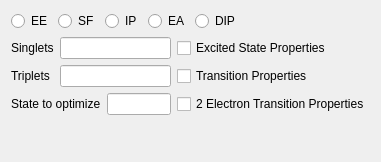
              <widget class="QWidget" name="pageEOM">
               <property name="geometry">
                <rect>
                 <x>0</x>
                 <y>0</y>
                 <width>381</width>
                 <height>162</height>
                </rect>
               </property>
               <attribute name="label">
                <string>EOM</string>
               </attribute>
               <layout class="QVBoxLayout" name="verticalLayout_6">
                <item>
                 <layout class="QHBoxLayout" name="horizontalLayout_6">
                  <item>
                   <widget class="QRadioButton" name="qui_eom_ee">
                    <property name="text">
                     <string>EE</string>
                    </property>
                   </widget>
                  </item>
                  <item>
                   <widget class="QRadioButton" name="qui_eom_sf">
                    <property name="text">
                     <string>SF</string>
                    </property>
                   </widget>
                  </item>
                  <item>
                   <widget class="QRadioButton" name="qui_eom_ip">
                    <property name="text">
                     <string>IP</string>
                    </property>
                   </widget>
                  </item>
                  <item>
                   <widget class="QRadioButton" name="qui_eom_ea">
                    <property name="text">
                     <string>EA</string>
                    </property>
                   </widget>
                  </item>
                  <item>
                   <widget class="QRadioButton" name="qui_eom_dip">
                    <property name="text">
                     <string>DIP</string>
                    </property>
                   </widget>
                  </item>
                  <item>
                   <spacer name="horizontalSpacer_11">
                    <property name="orientation">
                     <enum>Qt::Horizontal</enum>
                    </property>
                    <property name="sizeHint" stdset="0">
                     <size>
                      <width>40</width>
                      <height>20</height>
                     </size>
                    </property>
                   </spacer>
                  </item>
                 </layout>
                </item>
                <item>
                 <layout class="QGridLayout" name="gridLayout_7">
                  <item row="0" column="0">
                   <widget class="QLabel" name="label_eom1">
                    <property name="text">
                     <string>Singlets</string>
                    </property>
                   </widget>
                  </item>
                  <item row="0" column="1">
                   <widget class="QLineEdit" name="qui_eom_states1"/>
                  </item>
                  <item row="0" column="3">
                   <spacer name="horizontalSpacer_16">
                    <property name="orientation">
                     <enum>Qt::Horizontal</enum>
                    </property>
                    <property name="sizeHint" stdset="0">
                     <size>
                      <width>40</width>
                      <height>20</height>
                     </size>
                    </property>
                   </spacer>
                  </item>
                  <item row="1" column="0">
                   <widget class="QLabel" name="label_eom2">
                    <property name="text">
                     <string>Triplets</string>
                    </property>
                   </widget>
                  </item>
                  <item row="1" column="1">
                   <widget class="QLineEdit" name="qui_eom_states2"/>
                  </item>
                  <item row="2" column="0" colspan="2">
                   <layout class="QHBoxLayout" name="horizontalLayout_7">
                    <item>
                     <widget class="QLabel" name="label_cc_state_to_opt">
                      <property name="text">
                       <string>State to optimize</string>
                      </property>
                     </widget>
                    </item>
                    <item>
                     <widget class="QLineEdit" name="cc_state_to_opt">
                      <property name="sizePolicy">
                       <sizepolicy hsizetype="Preferred" vsizetype="Fixed">
                        <horstretch>0</horstretch>
                        <verstretch>0</verstretch>
                       </sizepolicy>
                      </property>
                      <property name="maximumSize">
                       <size>
                        <width>105</width>
                        <height>16777215</height>
                       </size>
                      </property>
                      <property name="sizeIncrement">
                       <size>
                        <width>0</width>
                        <height>0</height>
                       </size>
                      </property>
                     </widget>
                    </item>
                   </layout>
                  </item>
                  <item row="0" column="2">
                   <widget class="QCheckBox" name="cc_eom_properties">
                    <property name="text">
                     <string>Excited State Properties</string>
                    </property>
                   </widget>
                  </item>
                  <item row="1" column="2">
                   <widget class="QCheckBox" name="cc_eom_transition_properties">
                    <property name="text">
                     <string>Transition Properties</string>
                    </property>
                   </widget>
                  </item>
                  <item row="2" column="2">
                   <widget class="QCheckBox" name="eom_ref_prop_te">
                    <property name="text">
                     <string>2 Electron Transition Properties</string>
                    </property>
                   </widget>
                  </item>
                 </layout>
                </item>
                <item>
                 <spacer name="verticalSpacer_5">
                  <property name="orientation">
                   <enum>Qt::Vertical</enum>
                  </property>
                  <property name="sizeHint" stdset="0">
                   <size>
                    <width>20</width>
                    <height>40</height>
                   </size>
                  </property>
                 </spacer>
                </item>
               </layout>
              </widget>
